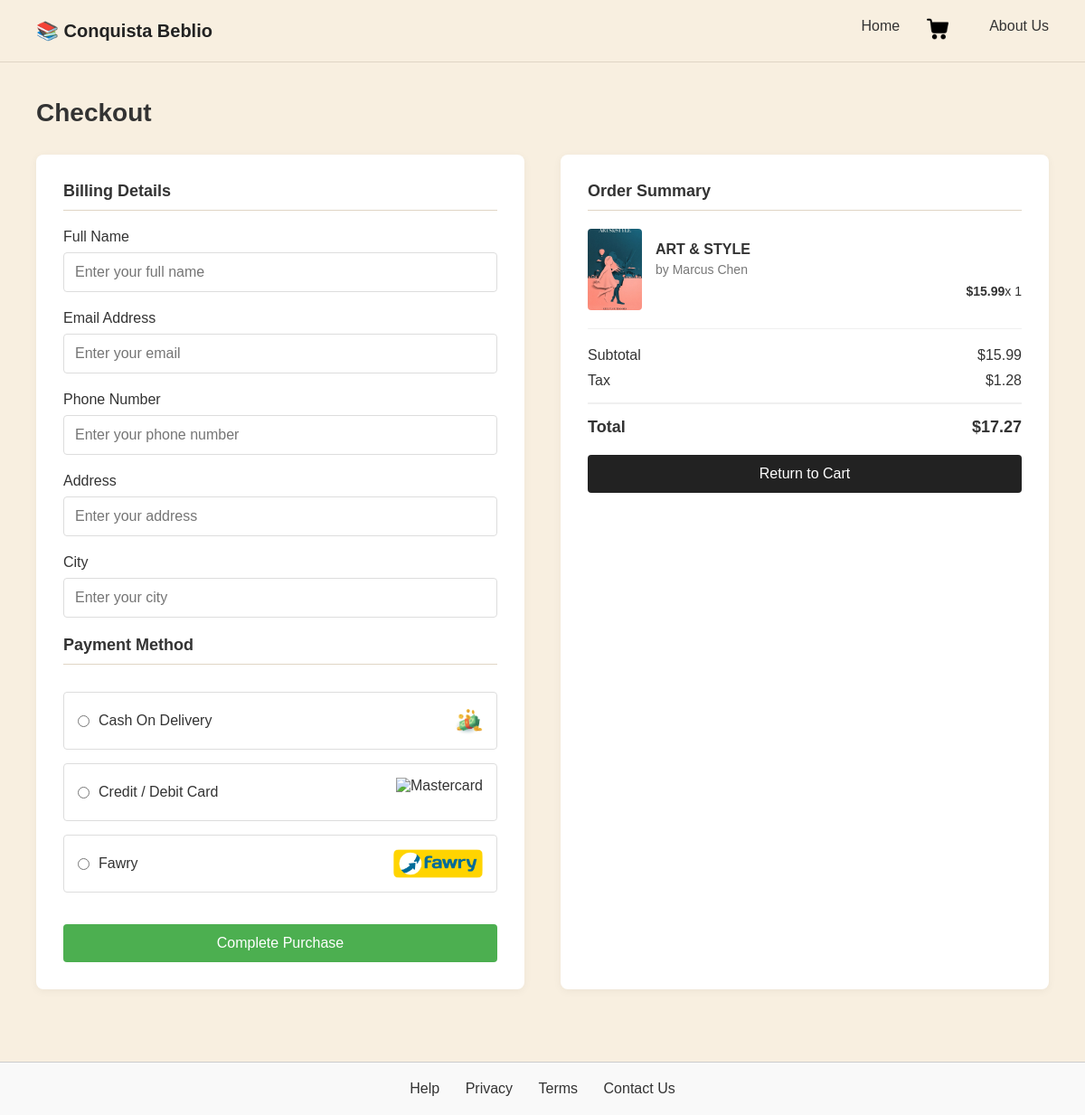
Screenshot of /paymentMethod/ (signed in) with the database file from the repository.
### beblio/models.py (models this page shows, shortened)
class Cart(models.Model):
    user = models.ForeignKey(User, on_delete=models.CASCADE)
    book = models.ForeignKey(Book, on_delete=models.CASCADE)
    quantity = models.IntegerField(default=1)

class Book(models.Model):
    title = models.CharField(max_length=200, null=True)
    author = models.CharField(max_length=100)
    isbn = models.CharField(max_length=13, unique=True)
    pages = models.IntegerField()
    cover_image = models.URLField(blank=True, null=True)
    language = models.CharField(max_length=30)
    tags = models.ManyToManyField('tags', blank=True)
    description = models.TextField(blank=True, null=True)
    rating = models.DecimalField(max_digits=3, decimal_places=2, blank=True, null=True)
    publisher = models.CharField(max_length=100, blank=True, null=True)
    published_date = models.DateField(blank=True, null=True)
    in_stock = models.BooleanField(default=True)
    review = models.ManyToManyField('review', blank=True)
    quote = models.TextField(blank=True, null=True)
    genre = models.TextField(blank=True, null=True)
    price = models.FloatField(blank=True, null=True)

### beblio/views.py (the view)
# urls.py: path('paymentMethod/', views.paymentMethod, name='paymentMethod'),
def paymentMethod(request):
    user_id = request.session.get('user_id')
    if not user_id:
        return redirect('login')
    try:
        user = User.objects.get(user_id=user_id)
        cart_items = Cart.objects.filter(user=user).select_related('book')
        if not cart_items.exists():
            return redirect('cart')
        subtotal = sum(Decimal(str(item.book.price or 0)) * Decimal(str(item.quantity)) for item in cart_items)
        tax = subtotal * Decimal(str(TAX_RATE))
        total = subtotal + tax
        context = {
            'cart_items': cart_items,
            'subtotal': subtotal,
            'tax': tax,
            'total': total,
            'user': user
        }
        return render(request, 'beblio/PaymentMethod.html', context)
    except User.DoesNotExist:
        return redirect('login')
    except Exception as e:
        print(f"Error loading payment page: {str(e)}")
        return render(request, 'beblio/Cart.html', {'error': str(e)})

### templates/beblio/PaymentMethod.html (shortened to what this page needs)
{% load static %}
<!DOCTYPE html>
<html lang="en">
<head>
    <link rel="stylesheet" href="{% static 'css/paymentStyles.css' %}">
    <link rel="stylesheet" href="{% static 'css/checkout-items.css' %}">
    <link rel="stylesheet" href="{% static 'css/cart-icon.css' %}">
</head>
<body>
    <header>
        <div class="logo">📚 Conquista Beblio</div>
        <nav>
            <ul>
                <li><a href="{% url 'index' %}">Home</a></li>
                <li>
                    <a href="{% url 'cart' %}" class="cart-icon">
                        <img src="{% static 'images/paymentMethods/cart.png' %}" alt="Cart Icon">
                    </a>
                </li>
                <li><a href="{% url 'aboutUs' %}">About Us</a></li>
            </ul>
        </nav>
    </header>
    <div class="container">
        <h1>Checkout</h1>
        <div class="checkout-grid">
            <div class="payment-form">
                <h2 class="section-title">Billing Details</h2>
                <div class="form-group">
                    <label for="fullname">Full Name</label>
                    <input type="text" id="fullname" name="fullname" placeholder="Enter your full name">
                </div>
                <div class="form-group">
                    <label for="email">Email Address</label>
                    <input type="email" id="email" name="email" placeholder="Enter your email">
                </div>
                <div class="form-group">
                    <label for="phone">Phone Number</label>
                    <input type="tel" id="phone" name="phone" placeholder="Enter your phone number">
                </div>
                <div class="form-group">
                    <label for="address">Address</label>
                    <input type="text" id="address" name="address" placeholder="Enter your address">
                </div>
                <div class="form-group">
                    <label for="city">City</label>
                    <input type="text" id="city" name="city" placeholder="Enter your city">
                </div>
                <h2 class="section-title">Payment Method</h2>
                <div class="payment-methods">
                    <div class="payment-method" data-payment="cash">
                        <input type="radio" id="cash-on-delivery" name="payment">
                        <label for="cash-on-delivery">Cash On Delivery</label>
                        <div class="payment-icons">
                            <img src="{% static 'images/paymentMethods/cash.jpg' %}" alt="Cash on Delivery">
                        </div>
                    </div>
                    <div class="payment-method" data-payment="credit">
                        <input type="radio" id="credit-card" name="payment">
                        <label for="credit-card">Credit / Debit Card</label>
                        <div class="payment-icons">
                            <img src="{% static 'images/paymentMethods/mastercard.png' %}" alt="Mastercard">
                        </div>
                    </div>
                    <div class="payment-method" data-payment="fawry">
                        <input type="radio" id="fawry" name="payment">
                        <label for="fawry">Fawry</label>
                        <div class="payment-icons">
                            <img src="{% static 'images/paymentMethods/fawry.png' %}" alt="Fawry">
                        </div>
                    </div>
                </div>
                <button class="btn checkout">Complete Purchase</button>
            </div>
            <div class="order-summary">
                <h2 class="section-title">Order Summary</h2>
                <div class="book-items">
                    {% if cart_items %}
                        {% for item in cart_items %}
                        <div class="book-item">
                            <div class="book-image">
                                <img src="{% static 'images/bookList/' %}{{ item.book.cover_image|default:'placeholder.jpg' }}" alt="{{ item.book.title }}">
                            </div>
                            <div class="book-details">
                                <h3>{{ item.book.title }}</h3>
                                <p class="book-author">by {{ item.book.author }}</p>
                                <div class="book-price-qty">
                                    <span class="book-price">${{ item.book.price|floatformat:2 }}</span>
                                    <span class="book-qty">x {{ item.quantity }}</span>
                                </div>
                            </div>
                        </div>
                        {% endfor %}
                    {% else %}
                        <div class="empty-cart-message">Your cart is empty</div>
                    {% endif %}
                </div>
                <div class="price-summary">
                    <div class="price-sub">
                        <span>Subtotal</span>
                        <span>${{ subtotal|floatformat:2 }}</span>
                    </div>
                    <div class="price-tax">
                        <span>Tax</span>
                        <span>${{ tax|floatformat:2 }}</span>
                    </div>
                    <div class="price-total">
                        <span>Total</span>
                        <span>${{ total|floatformat:2 }}</span>
                    </div>
                </div>
                {% url 'cart' as cart_url %}
                <button class="btn" onclick="window.location.href='{{ cart_url }}'">Return to Cart</button>
            </div>
        </div>
    </div>
    <footer class="footer">
        <div>
          <a href="{% url 'help' %}">Help</a>
          <a href="{% url 'privacyPolicy' %}">Privacy</a>
          <a href="{% url 'termsOfUse' %}">Terms</a>
          <a href="{% url 'contactUs' %}">Contact Us</a>
        </div>
    </footer>
</body>
</html>

### FuckDjangp/static/css/paymentStyles.css (style rules this page uses)
* { margin: 0; padding: 0; box-sizing: border-box; font-family: Arial, sans-serif; }
body { background-color: #f8efe0; color: #333; }
header { display: flex; justify-content: space-between; align-items: center; padding: 20px 40px; background-color: #f8efe0; border-bottom: 1px solid #e0d5c5; }
.logo { font-weight: bold; font-size: 20px; color: #222; }
nav ul { display: flex; list-style: none; }
nav ul li { margin-left: 30px; }
nav ul li a { text-decoration: none; color: #333; }
.container { max-width: 1200px; margin: 0 auto; padding: 40px; }
h1 { font-size: 28px; margin-bottom: 30px; }
.checkout-grid { display: grid; grid-template-columns: 1fr 1fr; gap: 40px; }
.payment-form { background-color: white; border-radius: 8px; padding: 30px; box-shadow: 0 2px 10px rgba(0, 0, 0, 0.05); }
.section-title { font-size: 18px; margin-bottom: 20px; padding-bottom: 10px; border-bottom: 1px solid #e0d5c5; }
.form-group { margin-bottom: 20px; }
label { display: block; margin-bottom: 8px; font-weight: 500; }
input[type="text"], input[type="email"], input[type="tel"], select { width: 100%; padding: 12px; border: 1px solid #ddd; border-radius: 4px; font-size: 16px; }
.payment-methods { margin-top: 30px; }
.payment-method { border: 1px solid #ddd; border-radius: 4px; padding: 15px; margin-bottom: 15px; cursor: pointer; display: flex; align-items: center; transition: all 0.3s ease; }
.payment-method input { margin-right: 10px; cursor: pointer; }
.payment-method label { display: inline; margin-bottom: 0; cursor: pointer; }
.payment-icons { margin-left: auto; display: flex; }
.payment-icons img { height: 32px; margin-left: 10px; }
.order-summary { background-color: white; border-radius: 8px; padding: 30px; box-shadow: 0 2px 10px rgba(0, 0, 0, 0.05); }
.book-item { display: flex; margin-bottom: 20px; padding-bottom: 20px; border-bottom: 1px solid #f0f0f0; }
.book-price { margin-left: auto; font-weight: bold; }
.price-summary { margin-top: 20px; }
.price-total { display: flex; justify-content: space-between; border-top: 2px solid #f0f0f0; margin-top: 15px; padding-top: 15px; font-size: 18px; font-weight: bold; }
.btn { display: inline-block; background-color: #222; color: white; border: none; padding: 12px 24px; font-size: 16px; border-radius: 4px; cursor: pointer; font-weight: 500; margin-top: 20px; width: 100%; transition: background-color 0.3s; }
.checkout { background-color: #4CAF50; }
.footer { margin-top: 40px; padding: 20px 0; text-align: center; border-top: 1px solid #ccc; background-color: #f9f9f9; }
.footer a { margin: 0 12px; text-decoration: none; color: #333; font-weight: 500; transition: color 0.3s ease; }

### FuckDjangp/static/css/checkout-items.css (style rules this page uses)
.book-item { display: flex; margin-bottom: 20px; padding-bottom: 20px; border-bottom: 1px solid #f0f0f0; align-items: center; }
.book-image { width: 60px; height: 90px; flex-shrink: 0; margin-right: 15px; border-radius: 4px; overflow: hidden; }
.book-image img { width: 100%; height: 100%; object-fit: cover; }
.book-details { flex-grow: 1; }
.book-details h3 { font-size: 16px; margin-bottom: 5px; font-weight: 600; }
.book-author { color: #777; font-size: 14px; margin-bottom: 5px; }
.book-price-qty { display: flex; justify-content: space-between; font-size: 14px; margin-top: 8px; }
.book-price { font-weight: bold; }
.price-sub, .price-tax { display: flex; justify-content: space-between; margin-bottom: 10px; }

### rows the page displays
Cart: book.cover_image (picture), book "ART & STYLE", book.author "Marcus Chen", book.price "15.99", quantity "1"

### other values shown
{{ subtotal|floatformat:2 }} "15.99"
{{ tax|floatformat:2 }} "1.28"
{{ total|floatformat:2 }} "17.27"
